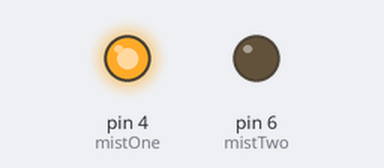
Simulated run of this sketch. Board: Arduino Uno, built with avr-gcc and run on an emulated ATmega328P. Shown: output pins drawn as LEDs (lit = HIGH). The local clock reads 2024-03-15 10:24:30 at power-on unless the sketch sets it; what the sketch prints to the serial monitor is not drawn.

Above: at 0.1 s.
Timing chart, 0 to 1.6 s (numbered marks = the images above):
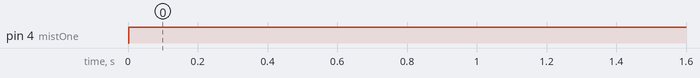

The sketch:

arduino_mist_uno_offline.ino
```cpp
// Date, Time and Alarm functions using a DS3231 RTC connected via I2C and Wire lib

#include "Wire.h"
#include "SPI.h"  // not used here, but needed to prevent a RTClib compile error
#include "RTClib.h"

RTC_DS3231 RTC;

const int mistOne = 4;
const int mistTwo = 6;

void setup () {

  Serial.begin(9600);

  pinMode(mistOne, OUTPUT);
  pinMode(mistTwo, OUTPUT);
  Serial.println("Set default output to LOW");
  digitalWrite(mistOne, LOW);
  digitalWrite(mistTwo, LOW);

  Wire.begin();
  RTC.begin();

//  RTC.adjust(DateTime(__DATE__, __TIME__));

  //  if (! RTC.isrunning()) {
  //    Serial.println("RTC is NOT running!");
  //    // following line sets the RTC to the date & time this sketch was compiled
  //    RTC.adjust(DateTime(__DATE__, __TIME__));
  //  }

  //  DateTime now = RTC.now();
  //  /* ตั้งเวลา ในตัวอย่างนี้ เซตค่าเป็นเวลา 23:09 ถ้าถึงเวลานี้จะให้ทำงานที่ฟังก์ชัน
  //    RTC.setAlarm1Simple(23, 9);
  //    if (RTC.checkIfAlarm(1)) {
  //    Serial.println("Alarm Triggered");
  //    }*/
  //  RTC.setAlarm1Simple(23, 9);
  //
  //  RTC.turnOnAlarm(1);
  //
  //  if (RTC.checkAlarmEnabled(1)) {
  //    Serial.println("Alarm Enabled");
  //  }

}

void loop () {

  DateTime now = RTC.now();

  Serial.print(now.year(), DEC);
  Serial.print('/');
  Serial.print(now.month(), DEC);
  Serial.print('/');
  Serial.print(now.day(), DEC);
  Serial.print(' ');
  Serial.print(now.hour(), DEC);
  Serial.print(':');
  Serial.print(now.minute(), DEC);
  Serial.print(':');
  Serial.print(now.second(), DEC);
  Serial.print(", ");

  if ((now.hour() >= 8) && (now.hour() <= 18) )
  {
    if ((now.minute() >= 0  && now.minute() < 10) || (now.minute() >= 20 && now.minute() < 30) ||  (now.minute() >= 40 && now.minute() < 50))
    {
      Serial.println("Mode1");
      digitalWrite(mistOne, HIGH);
      digitalWrite(mistTwo, LOW);
    }
    else {
      Serial.println("Mode2");
      digitalWrite(mistOne, LOW);
      digitalWrite(mistTwo, HIGH);
    }
  }
  else {
    Serial.println("Mode offline1");
    digitalWrite(mistOne, LOW);
    digitalWrite(mistTwo, LOW);
  }

  delay(1000);
}
```

Measured:
- by itself, pin 4 (mistOne): LOW → HIGH at 0.00 s
